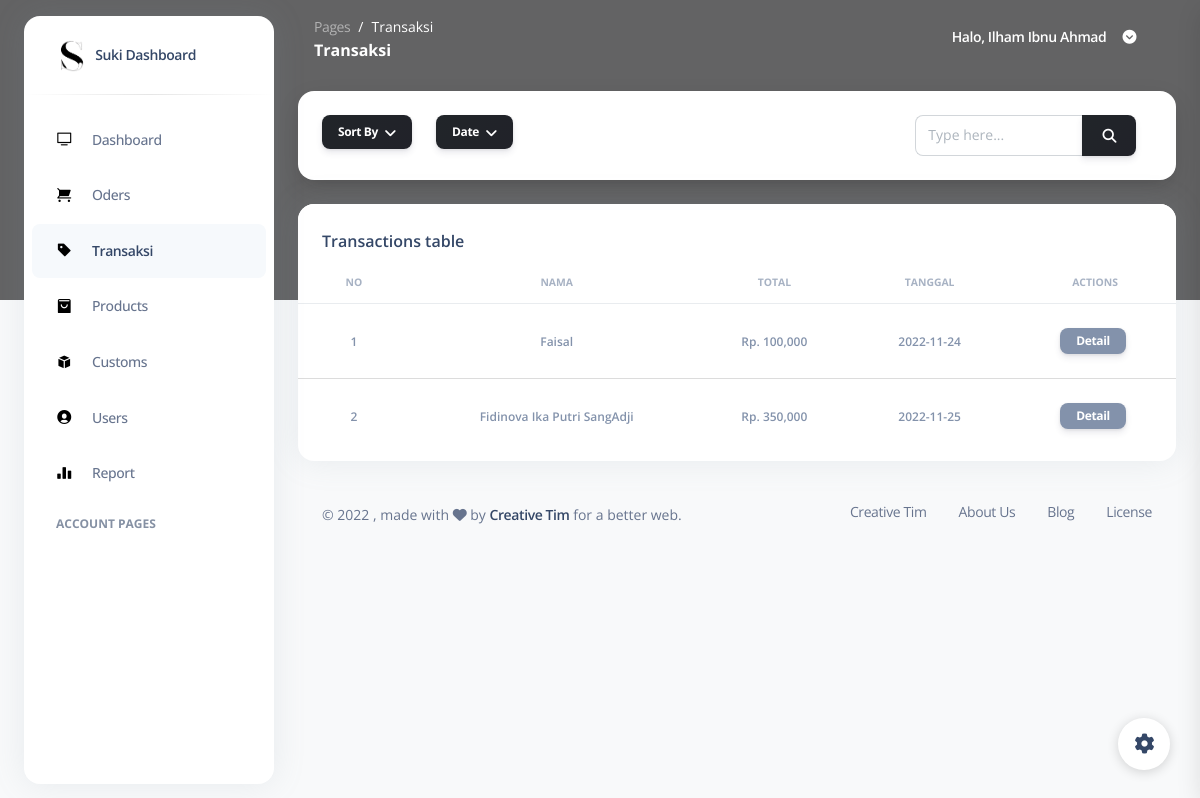
Page /pages/transaksi.view.php (signed in) on the earlier database version.
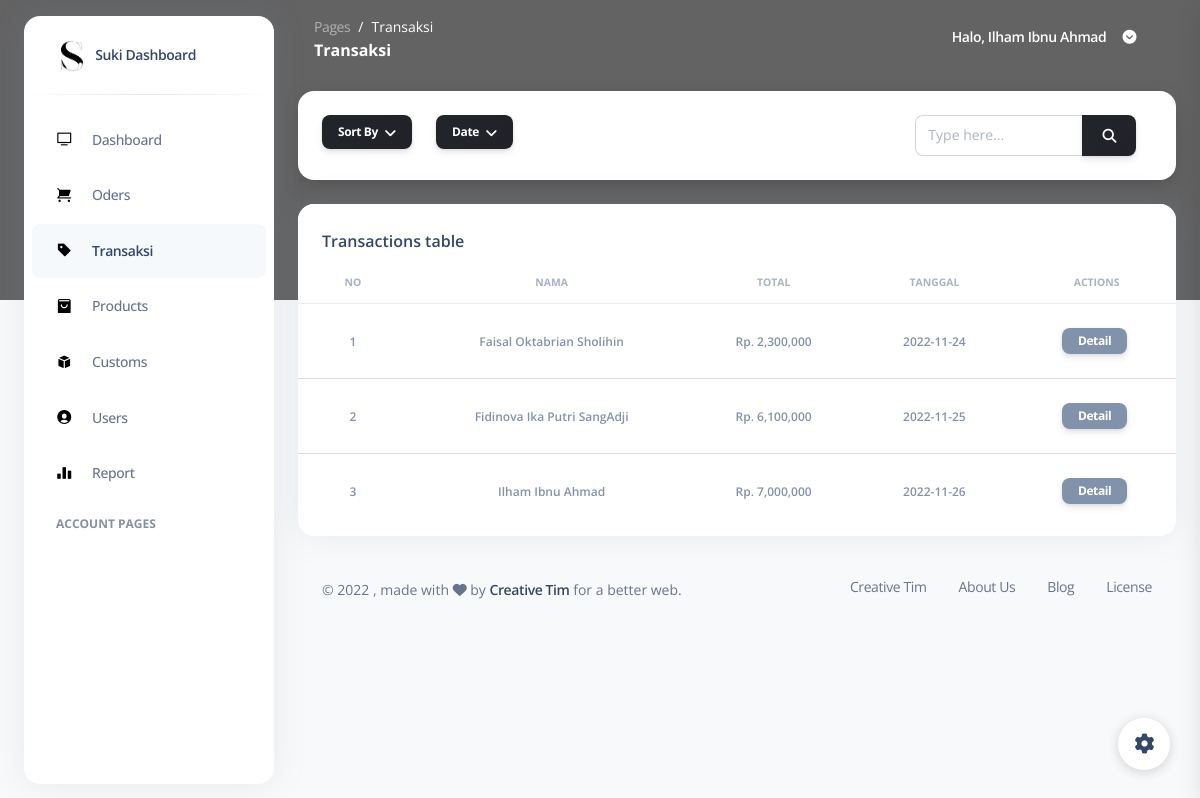
Same page on the later database version.
### tables this page shows
CREATE TABLE `tb_user` (
  `id` int(2) NOT NULL,
  `nama` varchar(50) NOT NULL,
  `foto` varchar(250) NOT NULL,
  `nohp` varchar(13) NOT NULL,
  `email` varchar(50) NOT NULL,
  `username` varchar(50) NOT NULL,
  `password` varchar(50) NOT NULL,
  `level` int(2) NOT NULL
);

CREATE TABLE `tb_transaksi` (
  `id` int(2) NOT NULL,
  `user_id` int(2) NOT NULL,
  `tanggal` date NOT NULL
);

### pages/transaksi.view.php (the view, shortened to what the changed rows need)
<?php
include "koneksi.php";
if (isset($_SESSION["ses_username"]) == "") {
  header("location: login.php");
} else {
  $data_id = $_SESSION["ses_id"];
}
?>
<!DOCTYPE html>
<html lang="en">
<head>
  <link href="../assets/css/nucleo-icons.css" rel="stylesheet" />
  <link href="../assets/css/nucleo-svg.css" rel="stylesheet" />
  <link href="../assets/css/nucleo-svg.css" rel="stylesheet" />
  <link id="pagestyle" href="../assets/css/argon-dashboard.css" rel="stylesheet" />
</head>
<body class="g-sidenav-show bg-gray-100">
  <main class="main-content position-relative border-radius-lg">
    <nav class="navbar navbar-main navbar-expand-lg px-0 mx-4 shadow-none border-radius-xl" id="navbarBlur" data-scroll="false">
      <div class="container-fluid py-1 px-3">
        <div class="collapse navbar-collapse mt-sm-0 mt-2 me-md-0 me-sm-4" id="navbar">
          <ul class="ms-md-auto pe-md-3 d-flex align-items-center navbar-nav justify-content-end">
            <?php
            $tampilprofil = ("SELECT id, foto, nama, nohp, email, username, password  FROM tb_user WHERE id = '$data_id'");
            $result   = mysqli_query($koneksi, $tampilprofil);
            while ($row = mysqli_fetch_array($result)) {
              $profilName   = $row['nama'];
            ?>
              <li class="nav-item px-3 d-flex align-items-center">
                <a href="javascript:;" class="nav-link text-white font-weight-bold px-0">
                  <span class="d-sm-inline d-none">Halo, <?php echo $profilName ?></span>
                </a>
              </li>
            <?php
            }
            ?>
          </ul>
        </div>
      </div>
    </nav>
    <div class="container-fluid py-4">
      <div class="row">
        <div class="col-12">
          <div class="card mb-4">
            <div class="card-body px-0 pt-0 pb-2">
              <div class="table-responsive p-0">
                <table class="table align-items-center mb-0">
                  <thead>
                    <tr>
                      <th class="text-center text-uppercase text-secondary text-xxs font-weight-bolder opacity-7">
                        No
                      </th>
                      <th class="text-center text-uppercase text-secondary text-xxs font-weight-bolder opacity-7">
                        Nama
                      </th>
                      <th class="text-center text-uppercase text-secondary text-xxs font-weight-bolder opacity-7">
                        Total
                      </th>
                      <th class="text-center text-uppercase text-secondary text-xxs font-weight-bolder opacity-7">
                        Tanggal
                      </th>
                      <th class="text-center text-uppercase text-secondary text-xxs font-weight-bolder opacity-7">
                        Actions
                      </th>
                    </tr>
                  </thead>
                  <?php
                  $data = $_POST['data'];
                  if (isset($_POST['caridata'])) {
                    $caringab = ("SELECT tb_transaksi.id, format(SUM(tb_product.harga*tb_detail_transaksi.qty),0) AS total, tb_user.nama, tb_transaksi.tanggal FROM tb_transaksi INNER JOIN tb_user ON tb_user.id=tb_transaksi.user_id INNER JOIN tb_detail_transaksi ON tb_detail_transaksi.id_transaksi=tb_transaksi.id INNER JOIN tb_product ON tb_product.id=tb_detail_transaksi.id_product WHERE tb_user.nama LIKE '" . $data . "%' GROUP BY tb_user.nama");
                    $result   = mysqli_query($koneksi, $caringab);
                  } else {
                    $query  = "SELECT  tb_transaksi.id,  format(SUM(tb_product.harga*tb_detail_transaksi.qty),0) AS total, tb_user.nama, tb_transaksi.tanggal FROM tb_transaksi INNER JOIN tb_user ON tb_user.id=tb_transaksi.user_id INNER JOIN tb_detail_transaksi ON tb_detail_transaksi.id_transaksi=tb_transaksi.id INNER JOIN tb_product ON tb_product.id=tb_detail_transaksi.id_product GROUP BY tb_user.nama";
                    $result = mysqli_query($koneksi, $query);
                  }
                  $no     = 1;
                  while ($row = mysqli_fetch_array($result)) {
                    $transaksiNama = $row['nama'];
                    $transaksiTotal = $row['total'];
                    $transaksiTanggal   = $row['tanggal'];
                  ?>
                    <tbody>
                      <tr>
                        <td class="align-middle text-center">
                          <span class="text-secondary text-xs font-weight-bold"><?php echo $no; ?></span>
                        </td>
                        <td class="align-middle text-center">
                          <span class="text-secondary text-xs font-weight-bold"><?php echo $transaksiNama; ?></span>
                        </td>
                        <td class="align-middle text-center">
                          <span class="text-secondary text-xs font-weight-bold">Rp. <?php echo $transaksiTotal; ?></span>
                        </td>
                        <td class="align-middle text-center">
                          <span class="text-secondary text-xs font-weight-bold"><?php echo $transaksiTanggal; ?></span>
                        </td>
                        <td class="align-middle text-center">
                          <button class="btn btn-secondary btn-sm px-3 py-1 me-1 mt-3" data-modal-target="#modal-delete<?php echo $row['id']; ?>">Detail</button>
                        </td>
                      </tr>
                    </tbody>
                  <?php
                    $no++;
                  }
                  ?>
                </table>
              </div>
            </div>
          </div>
        </div>
      </div>
    </div>
  </main>
</body>
</html>

Differences in the rows shown:
changed through a linked row, tb_transaksi: user.nama "Faisal" → "Faisal Oktabrian Sholihin"; transaksiTotal "100,000" → "2,300,000"
computed for tb_transaksi "Fidinova Ika Putri SangAdji": transaksiTotal "350,000" → "6,100,000"
added tb_transaksi: user.nama "Ilham Ibnu Ahmad", transaksiTotal "7,000,000", tanggal "2022-11-26"
